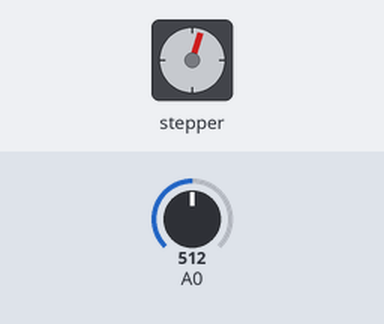
Bench run of a sketch on a simulated Arduino Uno, built with avr-gcc and run on an emulated ATmega328P. On the bench: stepper motor. The test bench sets the inputs (shaded band); at power-on: A0 = 512. Stepper angles assume 100 steps per turn.

Above: at 1.2 s.
1.3 s: A0 set to 530
At 2.2 s:
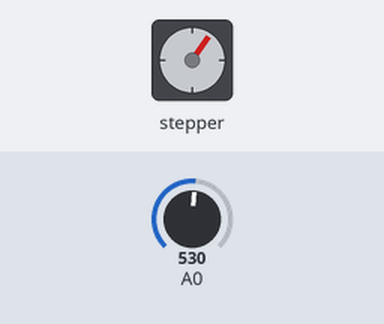
2.8 s: A0 set to 716
At 3.4 s:
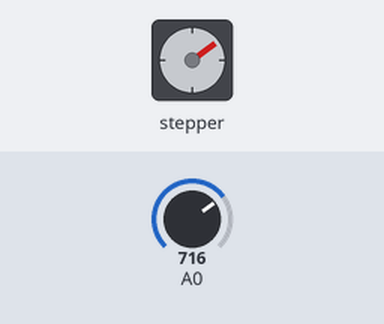
4.3 s: A0 set to 731
At 5.5 s:
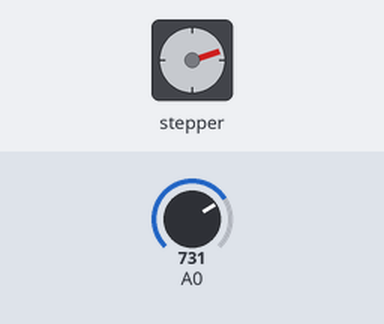
5.8 s: A0 set to 900
At 6.9 s:
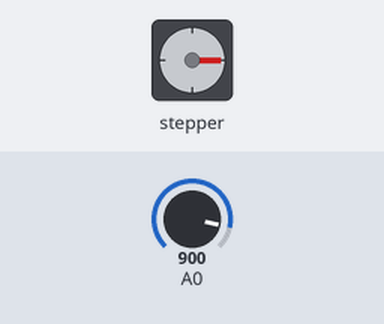
7.3 s: A0 set to 917
At 8.0 s:
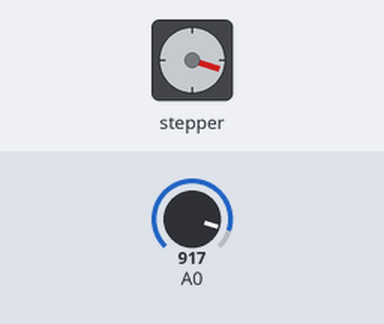
8.8 s: A0 set to 511
At 9.1 s:
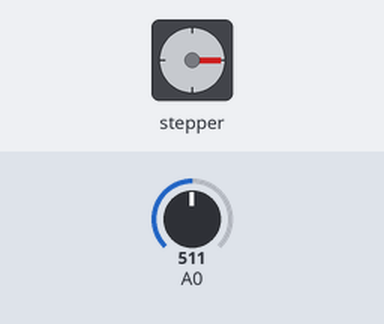
Timing chart, 0 to 11.3 s (numbered marks = the images above; inputs shaded):
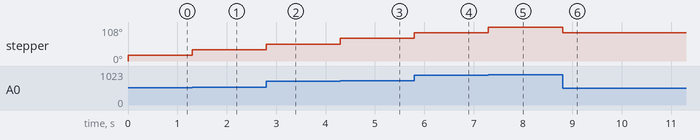

The sketch:

Vent_Stepper_Motor.ino
```cpp
#include <Stepper.h>

//vent variables
const int StepsPerRev = 100;
Stepper myMotor(StepsPerRev, 42, 44, 46, 48);
int Pval = 0;
int potenVal = 0;

void Vent_control();

void setup() {
  myMotor.setSpeed(200);
  Serial.begin(9600);
}

void loop() {
  Vent_control();
}

void Vent_control(){
  potenVal = map(analogRead(A0),0,1023,0,500);

  if(potenVal>Pval)
    myMotor.step(5);
  if(potenVal<Pval)
    myMotor.step(-5);
 Pval = potenVal;
}
```

Measured:
- the behaviour switches between 513 and 514 on A0 (found by bisection; images 0 and 1)
- the behaviour switches between 716 and 717 on A0 (found by bisection; images 2 and 3)
- the behaviour switches between 900 and 901 on A0 (found by bisection; images 4 and 5)
- after the input at 1.3 s, stepper: turns 18° clockwise, starting at once
- after the input at 2.8 s, stepper: turns 18° clockwise, starting at once
- after the input at 4.3 s, stepper: turns 18° clockwise, starting at once
- after the input at 5.8 s, stepper: turns 18° clockwise, starting at once
- after the input at 7.3 s, stepper: turns 18° clockwise, starting at once
- after the input at 8.8 s, stepper: turns 18° counter-clockwise, starting at once
